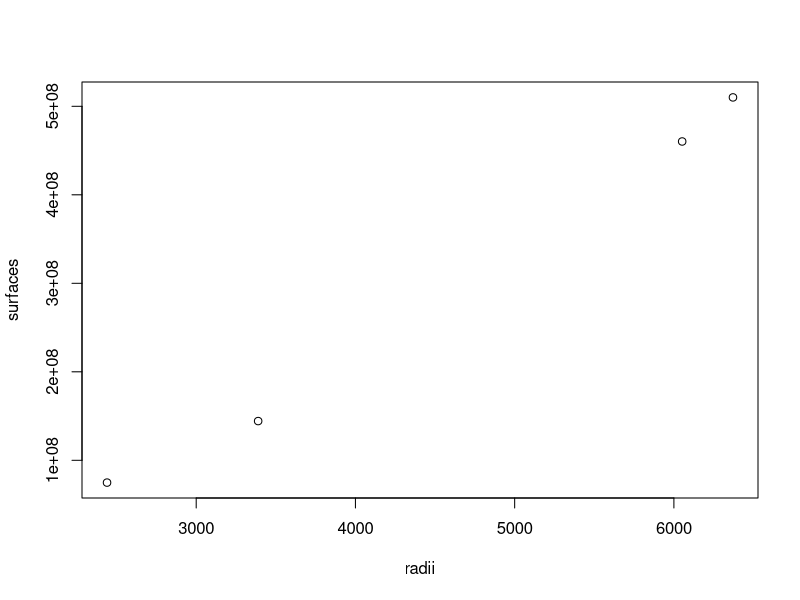

R code for this plot:
## ---- chunk 1
print("Hallo Welt!")
## ---- chunk 2
names <- c("Merkur", "Venus", "Erde", "Mars")
radii <- c(2440, 6052, 6371, 3389)
surfaces <- round(4 * pi * radii^2 / 1000) * 1000
paste(names, radii, "km", surfaces, "km^2")
## ---- chunk 3
plot(radii, surfaces)
